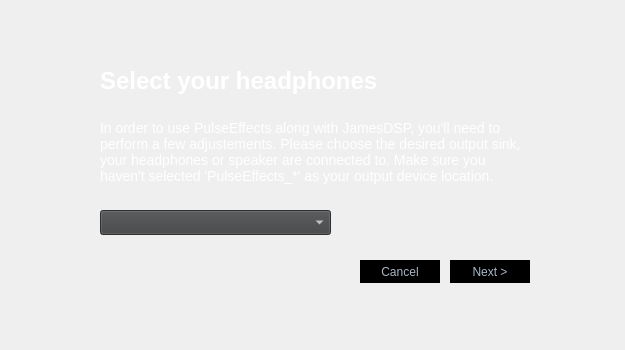
<?xml version="1.0" encoding="UTF-8"?>
<ui version="4.0">
 <class>PulseeffectsCompatibility</class>
 <widget class="QWidget" name="PulseeffectsCompatibility">
  <property name="geometry">
   <rect>
    <x>0</x>
    <y>0</y>
    <width>625</width>
    <height>350</height>
   </rect>
  </property>
  <property name="minimumSize">
   <size>
    <width>625</width>
    <height>350</height>
   </size>
  </property>
  <property name="windowTitle">
   <string>Form</string>
  </property>
  <property name="autoFillBackground">
   <bool>false</bool>
  </property>
  <layout class="QHBoxLayout" name="horizontalLayout">
   <property name="leftMargin">
    <number>0</number>
   </property>
   <property name="topMargin">
    <number>60</number>
   </property>
   <property name="rightMargin">
    <number>0</number>
   </property>
   <property name="bottomMargin">
    <number>60</number>
   </property>
   <item>
    <widget class="SlidingStackedWidget" name="stackedWidget">
     <property name="currentIndex">
      <number>0</number>
     </property>
     <widget class="QWidget" name="page_1">
      <layout class="QHBoxLayout" name="horizontalLayout_2">
       <property name="leftMargin">
        <number>90</number>
       </property>
       <property name="topMargin">
        <number>0</number>
       </property>
       <property name="rightMargin">
        <number>90</number>
       </property>
       <property name="bottomMargin">
        <number>0</number>
       </property>
       <item>
        <widget class="QWidget" name="p1_container" native="true">
         <widget class="QPushButton" name="p1_next">
          <property name="geometry">
           <rect>
            <x>360</x>
            <y>200</y>
            <width>80</width>
            <height>23</height>
           </rect>
          </property>
          <property name="styleSheet">
           <string notr="true">QPushButton{
	border-style: solid;
	border-top-color: transparent;
	border-right-color: transparent;
	border-left-color: transparent;
	border-bottom-color: transparent;
	border-width: 1px;
	border-style: solid;
	color: #a9b7c6;
    padding: 4 12 4 12;
	background-color: #000000;
}
QPushButton::default{
        border-style: solid;
        border-top-color: transparent;
        border-right-color: transparent;
        border-left-color: transparent;
        border-bottom-color: qlineargradient(spread:pad, x1:0, y1:1, x2:1, y2:1, stop:0 rgba(71, 118, 230, 255), stop:1 rgba(142, 84, 233, 255));
        border-width: 1px;
        color: #a9b7c6;
        padding: 2px;
        background-color: #000000;
}
QPushButton:hover{
	border-style: solid;
	border-top-color: transparent;
	border-right-color: transparent;
	border-left-color: transparent;
	border-bottom-color: qlineargradient(spread:pad, x1:0, y1:1, x2:1, y2:1, stop:0 rgba(71, 118, 230, 255), stop:1 rgba(142, 84, 233, 255));
	border-bottom-width: 1px;
	border-style: solid;
	color: #a9b7c6;
    padding-bottom: 2px;
	background-color: #000000;
}
QPushButton:pressed{
	border-style: solid;
	border-top-color: transparent;
	border-right-color: transparent;
	border-left-color: transparent;
	border-bottom-color: qlineargradient(spread:pad, x1:0, y1:1, x2:1, y2:1, stop:0 rgba(71, 118, 230, 255), stop:1 rgba(142, 84, 233, 255));
	border-bottom-width: 2px;
	border-style: solid;
	color: white;;
        padding-bottom: 1px;
	background-color: #000000;
}
QPushButton:disabled{
	border-style: solid;
	border-top-color: transparent;
	border-right-color: transparent;
	border-left-color: transparent;
	border-bottom-color: transparent;
	border-bottom-width: 2px;
	border-style: solid;
	color: #808086;
        padding-bottom: 1px;
	background-color: #000000;
}
</string>
          </property>
          <property name="text">
           <string>Next &gt;</string>
          </property>
         </widget>
         <widget class="QLabel" name="p1_title">
          <property name="geometry">
           <rect>
            <x>10</x>
            <y>-10</y>
            <width>421</width>
            <height>61</height>
           </rect>
          </property>
          <property name="styleSheet">
           <string notr="true">font-size: 24px;
font-weight: bold;
color: white</string>
          </property>
          <property name="text">
           <string>Select your headphones</string>
          </property>
         </widget>
         <widget class="QLabel" name="p1_desc">
          <property name="geometry">
           <rect>
            <x>10</x>
            <y>60</y>
            <width>431</width>
            <height>91</height>
           </rect>
          </property>
          <property name="styleSheet">
           <string notr="true">color: white;
font-size: 14px;</string>
          </property>
          <property name="text">
           <string>In order to use PulseEffects along with JamesDSP, you'll need to perform a few adjustements. Please choose the desired output sink, your headphones or speaker are connected to. Make sure you haven't selected 'PulseEffects_*' as your output device location.</string>
          </property>
          <property name="alignment">
           <set>Qt::AlignLeading|Qt::AlignLeft|Qt::AlignTop</set>
          </property>
          <property name="wordWrap">
           <bool>true</bool>
          </property>
         </widget>
         <widget class="QComboBox" name="p2_dev_select">
          <property name="geometry">
           <rect>
            <x>10</x>
            <y>150</y>
            <width>231</width>
            <height>25</height>
           </rect>
          </property>
          <property name="minimumSize">
           <size>
            <width>211</width>
            <height>0</height>
           </size>
          </property>
          <property name="palette">
           <palette>
            <active>
             <colorrole role="WindowText">
              <brush brushstyle="SolidPattern">
               <color alpha="255">
                <red>255</red>
                <green>255</green>
                <blue>255</blue>
               </color>
              </brush>
             </colorrole>
             <colorrole role="Button">
              <brush brushstyle="SolidPattern">
               <color alpha="255">
                <red>63</red>
                <green>65</green>
                <blue>66</blue>
               </color>
              </brush>
             </colorrole>
             <colorrole role="Light">
              <brush brushstyle="SolidPattern">
               <color alpha="255">
                <red>94</red>
                <green>97</green>
                <blue>99</blue>
               </color>
              </brush>
             </colorrole>
             <colorrole role="Midlight">
              <brush brushstyle="SolidPattern">
               <color alpha="255">
                <red>78</red>
                <green>81</green>
                <blue>82</blue>
               </color>
              </brush>
             </colorrole>
             <colorrole role="Dark">
              <brush brushstyle="SolidPattern">
               <color alpha="255">
                <red>31</red>
                <green>32</green>
                <blue>33</blue>
               </color>
              </brush>
             </colorrole>
             <colorrole role="Mid">
              <brush brushstyle="SolidPattern">
               <color alpha="255">
                <red>42</red>
                <green>43</green>
                <blue>44</blue>
               </color>
              </brush>
             </colorrole>
             <colorrole role="Text">
              <brush brushstyle="SolidPattern">
               <color alpha="255">
                <red>255</red>
                <green>255</green>
                <blue>255</blue>
               </color>
              </brush>
             </colorrole>
             <colorrole role="BrightText">
              <brush brushstyle="SolidPattern">
               <color alpha="255">
                <red>255</red>
                <green>255</green>
                <blue>255</blue>
               </color>
              </brush>
             </colorrole>
             <colorrole role="ButtonText">
              <brush brushstyle="SolidPattern">
               <color alpha="255">
                <red>255</red>
                <green>255</green>
                <blue>255</blue>
               </color>
              </brush>
             </colorrole>
             <colorrole role="Base">
              <brush brushstyle="SolidPattern">
               <color alpha="255">
                <red>0</red>
                <green>0</green>
                <blue>0</blue>
               </color>
              </brush>
             </colorrole>
             <colorrole role="Window">
              <brush brushstyle="SolidPattern">
               <color alpha="255">
                <red>63</red>
                <green>65</green>
                <blue>66</blue>
               </color>
              </brush>
             </colorrole>
             <colorrole role="Shadow">
              <brush brushstyle="SolidPattern">
               <color alpha="255">
                <red>0</red>
                <green>0</green>
                <blue>0</blue>
               </color>
              </brush>
             </colorrole>
             <colorrole role="AlternateBase">
              <brush brushstyle="SolidPattern">
               <color alpha="255">
                <red>31</red>
                <green>32</green>
                <blue>33</blue>
               </color>
              </brush>
             </colorrole>
             <colorrole role="ToolTipBase">
              <brush brushstyle="SolidPattern">
               <color alpha="255">
                <red>255</red>
                <green>255</green>
                <blue>220</blue>
               </color>
              </brush>
             </colorrole>
             <colorrole role="ToolTipText">
              <brush brushstyle="SolidPattern">
               <color alpha="255">
                <red>0</red>
                <green>0</green>
                <blue>0</blue>
               </color>
              </brush>
             </colorrole>
             <colorrole role="PlaceholderText">
              <brush brushstyle="SolidPattern">
               <color alpha="128">
                <red>255</red>
                <green>255</green>
                <blue>255</blue>
               </color>
              </brush>
             </colorrole>
            </active>
            <inactive>
             <colorrole role="WindowText">
              <brush brushstyle="SolidPattern">
               <color alpha="255">
                <red>255</red>
                <green>255</green>
                <blue>255</blue>
               </color>
              </brush>
             </colorrole>
             <colorrole role="Button">
              <brush brushstyle="SolidPattern">
               <color alpha="255">
                <red>63</red>
                <green>65</green>
                <blue>66</blue>
               </color>
              </brush>
             </colorrole>
             <colorrole role="Light">
              <brush brushstyle="SolidPattern">
               <color alpha="255">
                <red>94</red>
                <green>97</green>
                <blue>99</blue>
               </color>
              </brush>
             </colorrole>
             <colorrole role="Midlight">
              <brush brushstyle="SolidPattern">
               <color alpha="255">
                <red>78</red>
                <green>81</green>
                <blue>82</blue>
               </color>
              </brush>
             </colorrole>
             <colorrole role="Dark">
              <brush brushstyle="SolidPattern">
               <color alpha="255">
                <red>31</red>
                <green>32</green>
                <blue>33</blue>
               </color>
              </brush>
             </colorrole>
             <colorrole role="Mid">
              <brush brushstyle="SolidPattern">
               <color alpha="255">
                <red>42</red>
                <green>43</green>
                <blue>44</blue>
               </color>
              </brush>
             </colorrole>
             <colorrole role="Text">
              <brush brushstyle="SolidPattern">
               <color alpha="255">
                <red>255</red>
                <green>255</green>
                <blue>255</blue>
               </color>
              </brush>
             </colorrole>
             <colorrole role="BrightText">
              <brush brushstyle="SolidPattern">
               <color alpha="255">
                <red>255</red>
                <green>255</green>
                <blue>255</blue>
               </color>
              </brush>
             </colorrole>
             <colorrole role="ButtonText">
              <brush brushstyle="SolidPattern">
               <color alpha="255">
                <red>255</red>
                <green>255</green>
                <blue>255</blue>
               </color>
              </brush>
             </colorrole>
             <colorrole role="Base">
              <brush brushstyle="SolidPattern">
               <color alpha="255">
                <red>0</red>
                <green>0</green>
                <blue>0</blue>
               </color>
              </brush>
             </colorrole>
             <colorrole role="Window">
              <brush brushstyle="SolidPattern">
               <color alpha="255">
                <red>63</red>
                <green>65</green>
                <blue>66</blue>
               </color>
              </brush>
             </colorrole>
             <colorrole role="Shadow">
              <brush brushstyle="SolidPattern">
               <color alpha="255">
                <red>0</red>
                <green>0</green>
                <blue>0</blue>
               </color>
              </brush>
             </colorrole>
             <colorrole role="AlternateBase">
              <brush brushstyle="SolidPattern">
               <color alpha="255">
                <red>31</red>
                <green>32</green>
                <blue>33</blue>
               </color>
              </brush>
             </colorrole>
             <colorrole role="ToolTipBase">
              <brush brushstyle="SolidPattern">
               <color alpha="255">
                <red>255</red>
                <green>255</green>
                <blue>220</blue>
               </color>
              </brush>
             </colorrole>
             <colorrole role="ToolTipText">
              <brush brushstyle="SolidPattern">
               <color alpha="255">
                <red>0</red>
                <green>0</green>
                <blue>0</blue>
               </color>
              </brush>
             </colorrole>
             <colorrole role="PlaceholderText">
              <brush brushstyle="SolidPattern">
               <color alpha="128">
                <red>255</red>
                <green>255</green>
                <blue>255</blue>
               </color>
              </brush>
             </colorrole>
            </inactive>
            <disabled>
             <colorrole role="WindowText">
              <brush brushstyle="SolidPattern">
               <color alpha="255">
                <red>31</red>
                <green>32</green>
                <blue>33</blue>
               </color>
              </brush>
             </colorrole>
             <colorrole role="Button">
              <brush brushstyle="SolidPattern">
               <color alpha="255">
                <red>63</red>
                <green>65</green>
                <blue>66</blue>
               </color>
              </brush>
             </colorrole>
             <colorrole role="Light">
              <brush brushstyle="SolidPattern">
               <color alpha="255">
                <red>94</red>
                <green>97</green>
                <blue>99</blue>
               </color>
              </brush>
             </colorrole>
             <colorrole role="Midlight">
              <brush brushstyle="SolidPattern">
               <color alpha="255">
                <red>78</red>
                <green>81</green>
                <blue>82</blue>
               </color>
              </brush>
             </colorrole>
             <colorrole role="Dark">
              <brush brushstyle="SolidPattern">
               <color alpha="255">
                <red>31</red>
                <green>32</green>
                <blue>33</blue>
               </color>
              </brush>
             </colorrole>
             <colorrole role="Mid">
              <brush brushstyle="SolidPattern">
               <color alpha="255">
                <red>42</red>
                <green>43</green>
                <blue>44</blue>
               </color>
              </brush>
             </colorrole>
             <colorrole role="Text">
              <brush brushstyle="SolidPattern">
               <color alpha="255">
                <red>31</red>
                <green>32</green>
                <blue>33</blue>
               </color>
              </brush>
             </colorrole>
             <colorrole role="BrightText">
              <brush brushstyle="SolidPattern">
               <color alpha="255">
                <red>255</red>
                <green>255</green>
                <blue>255</blue>
               </color>
              </brush>
             </colorrole>
             <colorrole role="ButtonText">
              <brush brushstyle="SolidPattern">
               <color alpha="255">
                <red>31</red>
                <green>32</green>
                <blue>33</blue>
               </color>
              </brush>
             </colorrole>
             <colorrole role="Base">
              <brush brushstyle="SolidPattern">
               <color alpha="255">
                <red>63</red>
                <green>65</green>
                <blue>66</blue>
               </color>
              </brush>
             </colorrole>
             <colorrole role="Window">
              <brush brushstyle="SolidPattern">
               <color alpha="255">
                <red>63</red>
                <green>65</green>
                <blue>66</blue>
               </color>
              </brush>
             </colorrole>
             <colorrole role="Shadow">
              <brush brushstyle="SolidPattern">
               <color alpha="255">
                <red>0</red>
                <green>0</green>
                <blue>0</blue>
               </color>
              </brush>
             </colorrole>
             <colorrole role="AlternateBase">
              <brush brushstyle="SolidPattern">
               <color alpha="255">
                <red>63</red>
                <green>65</green>
                <blue>66</blue>
               </color>
              </brush>
             </colorrole>
             <colorrole role="ToolTipBase">
              <brush brushstyle="SolidPattern">
               <color alpha="255">
                <red>255</red>
                <green>255</green>
                <blue>220</blue>
               </color>
              </brush>
             </colorrole>
             <colorrole role="ToolTipText">
              <brush brushstyle="SolidPattern">
               <color alpha="255">
                <red>0</red>
                <green>0</green>
                <blue>0</blue>
               </color>
              </brush>
             </colorrole>
             <colorrole role="PlaceholderText">
              <brush brushstyle="SolidPattern">
               <color alpha="128">
                <red>255</red>
                <green>255</green>
                <blue>255</blue>
               </color>
              </brush>
             </colorrole>
            </disabled>
           </palette>
          </property>
          <property name="styleSheet">
           <string notr="true">font-size: 14px;</string>
          </property>
         </widget>
         <widget class="QPushButton" name="p1_cancel">
          <property name="geometry">
           <rect>
            <x>270</x>
            <y>200</y>
            <width>80</width>
            <height>23</height>
           </rect>
          </property>
          <property name="styleSheet">
           <string notr="true">QPushButton{
	border-style: solid;
	border-top-color: transparent;
	border-right-color: transparent;
	border-left-color: transparent;
	border-bottom-color: transparent;
	border-width: 1px;
	border-style: solid;
	color: #a9b7c6;
    padding: 4 12 4 12;
	background-color: #000000;
}
QPushButton::default{
        border-style: solid;
        border-top-color: transparent;
        border-right-color: transparent;
        border-left-color: transparent;
        border-bottom-color: qlineargradient(spread:pad, x1:0, y1:1, x2:1, y2:1, stop:0 rgba(71, 118, 230, 255), stop:1 rgba(142, 84, 233, 255));
        border-width: 1px;
        color: #a9b7c6;
        padding: 2px;
        background-color: #000000;
}
QPushButton:hover{
	border-style: solid;
	border-top-color: transparent;
	border-right-color: transparent;
	border-left-color: transparent;
	border-bottom-color: qlineargradient(spread:pad, x1:0, y1:1, x2:1, y2:1, stop:0 rgba(71, 118, 230, 255), stop:1 rgba(142, 84, 233, 255));
	border-bottom-width: 1px;
	border-style: solid;
	color: #a9b7c6;
    padding-bottom: 2px;
	background-color: #000000;
}
QPushButton:pressed{
	border-style: solid;
	border-top-color: transparent;
	border-right-color: transparent;
	border-left-color: transparent;
	border-bottom-color: qlineargradient(spread:pad, x1:0, y1:1, x2:1, y2:1, stop:0 rgba(71, 118, 230, 255), stop:1 rgba(142, 84, 233, 255));
	border-bottom-width: 2px;
	border-style: solid;
	color: white;;
        padding-bottom: 1px;
	background-color: #000000;
}
QPushButton:disabled{
	border-style: solid;
	border-top-color: transparent;
	border-right-color: transparent;
	border-left-color: transparent;
	border-bottom-color: transparent;
	border-bottom-width: 2px;
	border-style: solid;
	color: #808086;
        padding-bottom: 1px;
	background-color: #000000;
}
</string>
          </property>
          <property name="text">
           <string>Cancel</string>
          </property>
         </widget>
        </widget>
       </item>
      </layout>
     </widget>
     <widget class="QWidget" name="page_2">
      <widget class="QWidget" name="p2_container" native="true">
       <property name="geometry">
        <rect>
         <x>100</x>
         <y>0</y>
         <width>445</width>
         <height>230</height>
        </rect>
       </property>
       <widget class="QPushButton" name="p2_next">
        <property name="geometry">
         <rect>
          <x>350</x>
          <y>200</y>
          <width>80</width>
          <height>23</height>
         </rect>
        </property>
        <property name="styleSheet">
         <string notr="true">QPushButton{
	border-style: solid;
	border-top-color: transparent;
	border-right-color: transparent;
	border-left-color: transparent;
	border-bottom-color: transparent;
	border-width: 1px;
	border-style: solid;
	color: #a9b7c6;
    padding: 4 12 4 12;
	background-color: #000000;
}
QPushButton::default{
        border-style: solid;
        border-top-color: transparent;
        border-right-color: transparent;
        border-left-color: transparent;
        border-bottom-color: qlineargradient(spread:pad, x1:0, y1:1, x2:1, y2:1, stop:0 rgba(71, 118, 230, 255), stop:1 rgba(142, 84, 233, 255));
        border-width: 1px;
        color: #a9b7c6;
        padding: 2px;
        background-color: #000000;
}
QPushButton:hover{
	border-style: solid;
	border-top-color: transparent;
	border-right-color: transparent;
	border-left-color: transparent;
	border-bottom-color: qlineargradient(spread:pad, x1:0, y1:1, x2:1, y2:1, stop:0 rgba(71, 118, 230, 255), stop:1 rgba(142, 84, 233, 255));
	border-bottom-width: 1px;
	border-style: solid;
	color: #a9b7c6;
    padding-bottom: 2px;
	background-color: #000000;
}
QPushButton:pressed{
	border-style: solid;
	border-top-color: transparent;
	border-right-color: transparent;
	border-left-color: transparent;
	border-bottom-color: qlineargradient(spread:pad, x1:0, y1:1, x2:1, y2:1, stop:0 rgba(71, 118, 230, 255), stop:1 rgba(142, 84, 233, 255));
	border-bottom-width: 2px;
	border-style: solid;
	color: white;;
        padding-bottom: 1px;
	background-color: #000000;
}
QPushButton:disabled{
	border-style: solid;
	border-top-color: transparent;
	border-right-color: transparent;
	border-left-color: transparent;
	border-bottom-color: transparent;
	border-bottom-width: 2px;
	border-style: solid;
	color: #808086;
        padding-bottom: 1px;
	background-color: #000000;
}
</string>
        </property>
        <property name="text">
         <string>Next &gt;</string>
        </property>
       </widget>
       <widget class="QLabel" name="p2_title">
        <property name="geometry">
         <rect>
          <x>0</x>
          <y>-10</y>
          <width>441</width>
          <height>61</height>
         </rect>
        </property>
        <property name="styleSheet">
         <string notr="true">font-size: 24px;
font-weight: bold;
color: white</string>
        </property>
        <property name="text">
         <string>PulseEffects configuration</string>
        </property>
       </widget>
       <widget class="QLabel" name="p2_desc">
        <property name="geometry">
         <rect>
          <x>0</x>
          <y>60</y>
          <width>431</width>
          <height>131</height>
         </rect>
        </property>
        <property name="styleSheet">
         <string notr="true">color: white;
font-size: 14px;</string>
        </property>
        <property name="text">
         <string>&lt;html&gt;&lt;head/&gt;&lt;body&gt;&lt;p&gt;1. Start PulseEffects and open the settings menu. Then switch to the 'Pulseaudio' tab and select the speaker icon.&lt;/p&gt;&lt;p&gt;2. Disable the 'Use default' button and select the same output device/sink you chose for JamesDSP just now.&lt;/p&gt;&lt;p&gt;3. You might need to restart PulseEffects for the changes to take effect.&lt;/p&gt;&lt;/body&gt;&lt;/html&gt;</string>
        </property>
        <property name="alignment">
         <set>Qt::AlignLeading|Qt::AlignLeft|Qt::AlignTop</set>
        </property>
        <property name="wordWrap">
         <bool>true</bool>
        </property>
       </widget>
      </widget>
     </widget>
     <widget class="QWidget" name="page_3">
      <widget class="QWidget" name="p3_container" native="true">
       <property name="geometry">
        <rect>
         <x>90</x>
         <y>0</y>
         <width>445</width>
         <height>230</height>
        </rect>
       </property>
       <widget class="QPushButton" name="p3_next">
        <property name="geometry">
         <rect>
          <x>360</x>
          <y>200</y>
          <width>80</width>
          <height>23</height>
         </rect>
        </property>
        <property name="styleSheet">
         <string notr="true">QPushButton{
	border-style: solid;
	border-top-color: transparent;
	border-right-color: transparent;
	border-left-color: transparent;
	border-bottom-color: transparent;
	border-width: 1px;
	border-style: solid;
	color: #a9b7c6;
    padding: 4 12 4 12;
	background-color: #000000;
}
QPushButton::default{
        border-style: solid;
        border-top-color: transparent;
        border-right-color: transparent;
        border-left-color: transparent;
        border-bottom-color: qlineargradient(spread:pad, x1:0, y1:1, x2:1, y2:1, stop:0 rgba(71, 118, 230, 255), stop:1 rgba(142, 84, 233, 255));
        border-width: 1px;
        color: #a9b7c6;
        padding: 2px;
        background-color: #000000;
}
QPushButton:hover{
	border-style: solid;
	border-top-color: transparent;
	border-right-color: transparent;
	border-left-color: transparent;
	border-bottom-color: qlineargradient(spread:pad, x1:0, y1:1, x2:1, y2:1, stop:0 rgba(71, 118, 230, 255), stop:1 rgba(142, 84, 233, 255));
	border-bottom-width: 1px;
	border-style: solid;
	color: #a9b7c6;
    padding-bottom: 2px;
	background-color: #000000;
}
QPushButton:pressed{
	border-style: solid;
	border-top-color: transparent;
	border-right-color: transparent;
	border-left-color: transparent;
	border-bottom-color: qlineargradient(spread:pad, x1:0, y1:1, x2:1, y2:1, stop:0 rgba(71, 118, 230, 255), stop:1 rgba(142, 84, 233, 255));
	border-bottom-width: 2px;
	border-style: solid;
	color: white;;
        padding-bottom: 1px;
	background-color: #000000;
}
QPushButton:disabled{
	border-style: solid;
	border-top-color: transparent;
	border-right-color: transparent;
	border-left-color: transparent;
	border-bottom-color: transparent;
	border-bottom-width: 2px;
	border-style: solid;
	color: #808086;
        padding-bottom: 1px;
	background-color: #000000;
}
</string>
        </property>
        <property name="text">
         <string>Close</string>
        </property>
       </widget>
       <widget class="QLabel" name="p3_title">
        <property name="geometry">
         <rect>
          <x>10</x>
          <y>-10</y>
          <width>271</width>
          <height>61</height>
         </rect>
        </property>
        <property name="styleSheet">
         <string notr="true">font-size: 24px;
font-weight: bold;
color: white</string>
        </property>
        <property name="text">
         <string>Done!</string>
        </property>
       </widget>
       <widget class="QLabel" name="p3_desc">
        <property name="geometry">
         <rect>
          <x>10</x>
          <y>60</y>
          <width>431</width>
          <height>121</height>
         </rect>
        </property>
        <property name="styleSheet">
         <string notr="true">color: white;
font-size: 14px;</string>
        </property>
        <property name="text">
         <string>&lt;html&gt;&lt;head/&gt;&lt;body&gt;&lt;p&gt;PulseEffects and JamesDSP should now be set up correctly!&lt;/p&gt;&lt;p&gt;Keep in mind that you will have to restart JamesDSP after launching/terminating PulseEffects (and the other way around).&lt;/p&gt;&lt;/body&gt;&lt;/html&gt;</string>
        </property>
        <property name="alignment">
         <set>Qt::AlignLeading|Qt::AlignLeft|Qt::AlignTop</set>
        </property>
        <property name="wordWrap">
         <bool>true</bool>
        </property>
       </widget>
      </widget>
     </widget>
    </widget>
   </item>
  </layout>
 </widget>
 <customwidgets>
  <customwidget>
   <class>SlidingStackedWidget</class>
   <extends>QStackedWidget</extends>
   <header>dialog/slidingstackedwidget.h</header>
   <container>1</container>
  </customwidget>
 </customwidgets>
 <resources/>
 <connections/>
</ui>
